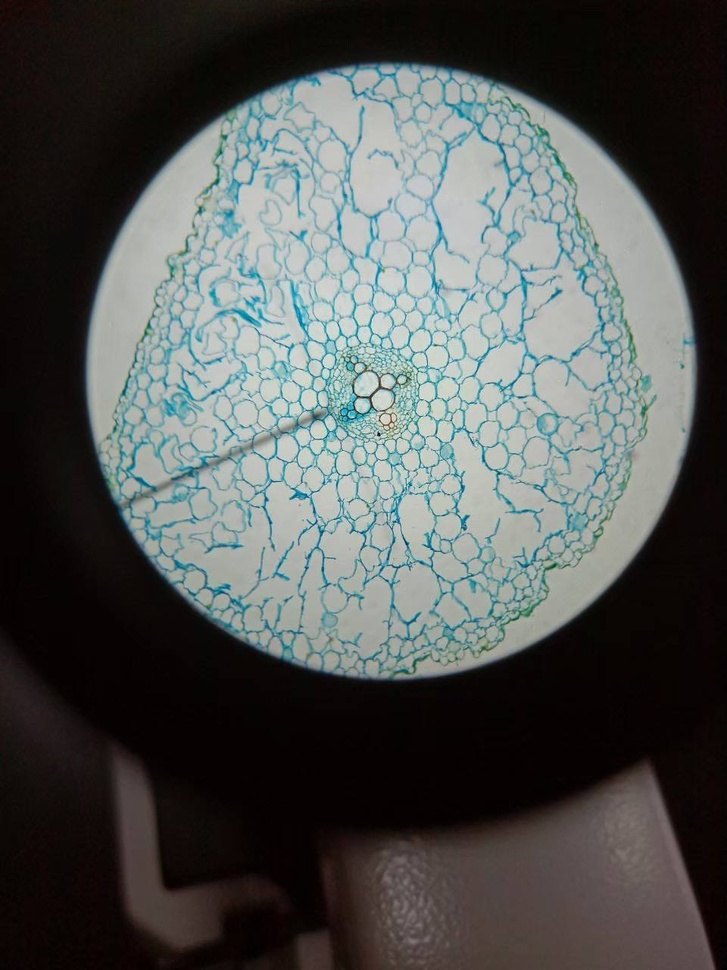
%> input picture final/registration/early1.jpg, 727 x 970 px, shrunk from 960 x 1280 before the run
$ octave phaseCorrelation.m   (GNU Octave 9; MATLAB toolbox functions it lacks are replaced by stand-ins)
%> lines starting %> are read from the running program, lines starting %| are printed output that depends on the picture
% Image registration: 平移、旋轉、放大縮小、歪斜
% 轉換矩陣

clc; clear; close all;
%% Read the images
fixed = imread('early1.jpg');
%> fixed is the input picture: size 970x727x3 uint8; mean R, G, B 80.8, 84, 82.5
moving = imread('advanced1.jpg');
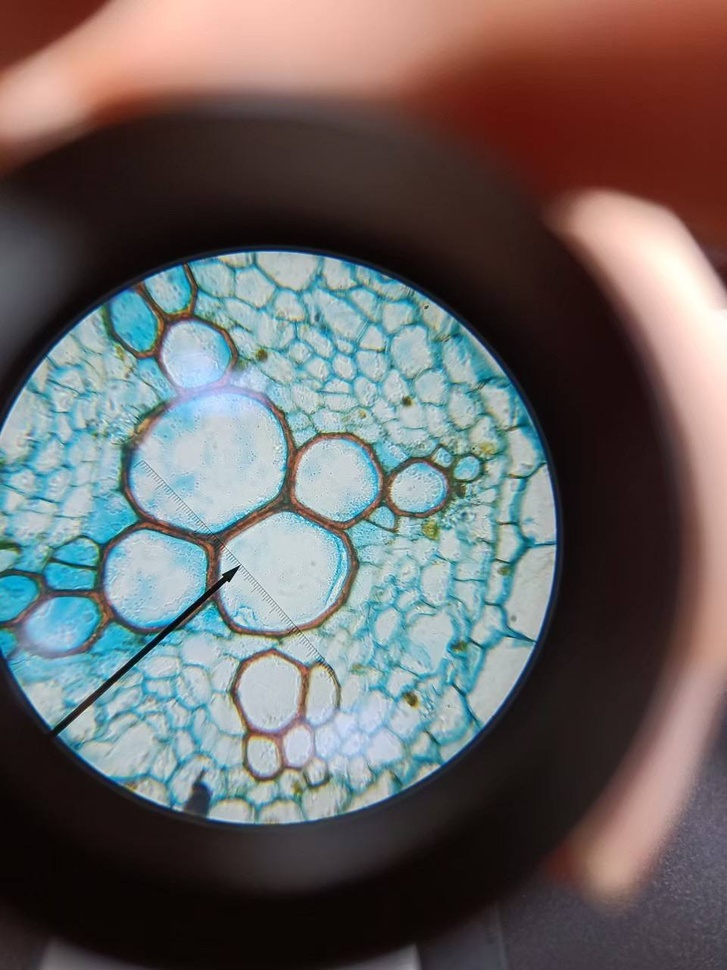
%> input picture final/registration/advanced1.jpg, 727 x 970 px, shrunk from 960 x 1280 before the run
%> moving is the input picture: size 970x727x3 uint8; mean R, G, B 104.4, 100.5, 100.5

figure, imshowpair(fixed,moving,'montage');
%> after `imshowpair(fixed,moving,'montage')`:
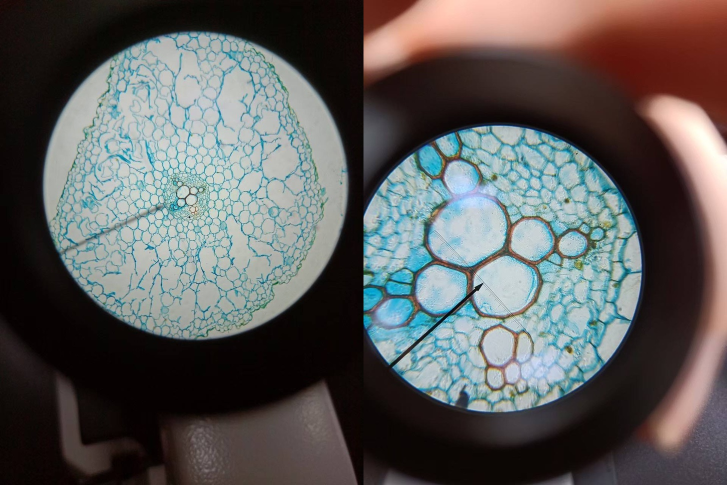
%> displayed picture: size 970x1454x3, on the screen's scale of 0 to 255 (shown at 1/2 size); mean R, G, B 92.6, 92.3, 91.5

%% Estimate the geometric transformation between the images using phase
% Correlation assuming similarity transformation.
% 相位相關(phase correlation)
%> (the run ends here)
